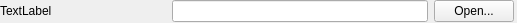
<?xml version="1.0" encoding="UTF-8"?>
<ui version="4.0">
 <class>FilePickerWidget</class>
 <widget class="QWidget" name="FilePickerWidget">
  <property name="geometry">
   <rect>
    <x>0</x>
    <y>0</y>
    <width>517</width>
    <height>23</height>
   </rect>
  </property>
  <property name="windowTitle">
   <string>Form</string>
  </property>
  <layout class="QGridLayout" name="gridLayout">
   <property name="leftMargin">
    <number>0</number>
   </property>
   <property name="topMargin">
    <number>0</number>
   </property>
   <property name="rightMargin">
    <number>0</number>
   </property>
   <property name="bottomMargin">
    <number>0</number>
   </property>
   <property name="horizontalSpacing">
    <number>6</number>
   </property>
   <property name="verticalSpacing">
    <number>0</number>
   </property>
   <item row="0" column="1">
    <widget class="QPushButton" name="openButton">
     <property name="text">
      <string>Open...</string>
     </property>
    </widget>
   </item>
   <item row="0" column="0">
    <layout class="QHBoxLayout" name="horizontalLayout">
     <item>
      <widget class="QLabel" name="label">
       <property name="sizePolicy">
        <sizepolicy hsizetype="Fixed" vsizetype="Preferred">
         <horstretch>0</horstretch>
         <verstretch>0</verstretch>
        </sizepolicy>
       </property>
       <property name="minimumSize">
        <size>
         <width>172</width>
         <height>0</height>
        </size>
       </property>
       <property name="maximumSize">
        <size>
         <width>172</width>
         <height>16777215</height>
        </size>
       </property>
       <property name="text">
        <string>TextLabel</string>
       </property>
      </widget>
     </item>
     <item>
      <widget class="QLineEdit" name="lineEdit">
       <property name="minimumSize">
        <size>
         <width>256</width>
         <height>0</height>
        </size>
       </property>
       <property name="maximumSize">
        <size>
         <width>256</width>
         <height>16777215</height>
        </size>
       </property>
      </widget>
     </item>
    </layout>
   </item>
   <item row="0" column="2">
    <spacer name="horizontalSpacer">
     <property name="orientation">
      <enum>Qt::Horizontal</enum>
     </property>
     <property name="sizeHint" stdset="0">
      <size>
       <width>40</width>
       <height>20</height>
      </size>
     </property>
    </spacer>
   </item>
  </layout>
 </widget>
 <resources/>
 <connections/>
</ui>
